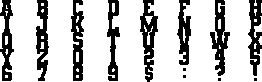
#> input picture ALLCODEHERE/visualizer/util/nowhiterows.png, 262 x 82 px
$ python removewhitecolums.py
#> lines starting #> are read from the running program, lines starting #| are printed output that depends on the picture; after the words box and inside, x2 and y2 are one past the last pixel; in counts of white or black regions, pixels touching at a corner belong together
from PIL import Image, ImageOps

def remove_first_white_column(image):
    # Find the index of the first column that is entirely white
    white_column_index = next((col_index for col_index in range(image.width) if all(image.getpixel((col_index, y)) == 255 for y in range(image.height))), None)

    if white_column_index is not None:
        # Create a new image without the first entirely white column
        new_width = image.width - 1
        new_image = Image.new("L", (new_width, image.height), color=255)

        new_col_index = 0
        for col_index in range(image.width):
            # Skip the first entirely white column
            if col_index == white_column_index:
                continue

            # Copy non-white columns to the new image
            new_image.paste(image.crop((col_index, 0, col_index + 1, image.height)), (new_col_index, 0))
            new_col_index += 1

        return new_image
    else:
        # If no column is entirely white, return the original image
        return image

def remove_all_white_columns(input_image_path, output_image_path):
    # Open the image in grayscale mode
#> called with input_image_path = './nowhiterows.png', output_image_path = './nowhite.png'
    image = Image.open(input_image_path).convert("L")
#> image is the input picture: PIL image 262x82 L; 76.7% white; 12 black regions (4 under 20 px), largest, box (x1, y1, x2, y2) and area: (140, 0, 158, 82) 714, (210, 0, 230, 76) 684, (71, 0, 84, 81) 647

    # Invert the colors (make letters white and background black)
    inverted_image = ImageOps.invert(image)

    # Get the bounding box of non-black pixels
    bbox = inverted_image.getbbox()
#> bbox = (0, 0, 262, 82)

    # Crop the image using the bounding box
    cropped_image = inverted_image.crop(bbox)

    # Invert the colors back to the original (letters are black, background is white)
    cropped_image = ImageOps.invert(cropped_image)

    # Remove all entirely white columns using a loop
    while True:
        modified_image = remove_first_white_column(cropped_image)

        # Break the loop if the modified image is the same as the original
        if modified_image.tobytes() == cropped_image.tobytes():
            break

        # Update the image for the next iteration
        cropped_image = modified_image
#> this loop made 144 passes
#> white_column_index in remove_first_white_column on passes 1 to 12: 14, 14, 14, 14, 14, 14, 14, 14, 14, 14, 14, 14
#> pass 1, in remove_all_white_columns, `modified_image = remove_first_white_column(cropped_image)`:
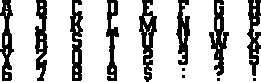
#> modified_image: PIL image 261x82 L; 76.6% white; 12 black regions (4 under 20 px), largest, box (x1, y1, x2, y2) and area: (139, 0, 157, 82) 714, (209, 0, 229, 76) 684, (70, 0, 83, 81) 647
#> pass 2, in remove_all_white_columns, `modified_image = remove_first_white_column(cropped_image)`:
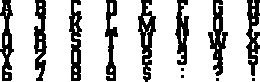
#> modified_image: PIL image 260x82 L; 76.6% white; 12 black regions (4 under 20 px), largest, box (x1, y1, x2, y2) and area: (138, 0, 156, 82) 714, (208, 0, 228, 76) 684, (69, 0, 82, 81) 647
#> after the loop:
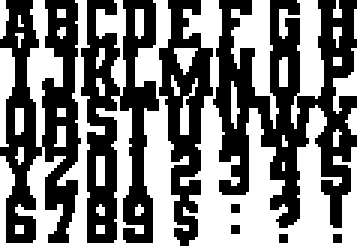
#> cropped_image: PIL image 119x82 L (shown 3 times larger); 48.8% white; 36 white regions (20 under 20 px), largest, box (x1, y1, x2, y2) and area: (0, 0, 63, 82) 1858, (60, 0, 119, 82) 1655, (77, 0, 93, 43) 293

    # Save the result
    modified_image.save(output_image_path)

# Example usage
input_image_path = "./nowhiterows.png"
output_image_path = "./nowhite.png"
remove_all_white_columns(input_image_path, output_image_path)

$ run again, with ALLCODEHERE/visualizer/util/download.png copied over ALLCODEHERE/visualizer/util/nowhiterows.png
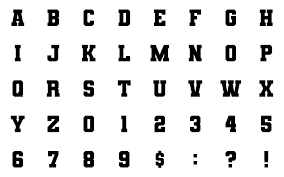
#> input picture ALLCODEHERE/visualizer/util/download.png, 284 x 177 px
#> in remove_all_white_columns, `inverted_image = ImageOps.invert(image)`:
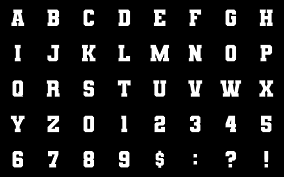
#> inverted_image: PIL image 284x177 L; min 0, max 255, mean 26.3
#> bbox = (10, 9, 274, 168)
#> the loop in remove_all_white_columns, `while True:` made 135 passes
#> white_column_index in remove_first_white_column on passes 1 to 8: 15, 15, 15, 15, 15, 15, 15, 15
#> after the loop in remove_all_white_columns, `while True:`:
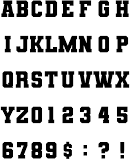
#> cropped_image: PIL image 130x159 L; min 0, max 255, mean 190.9
